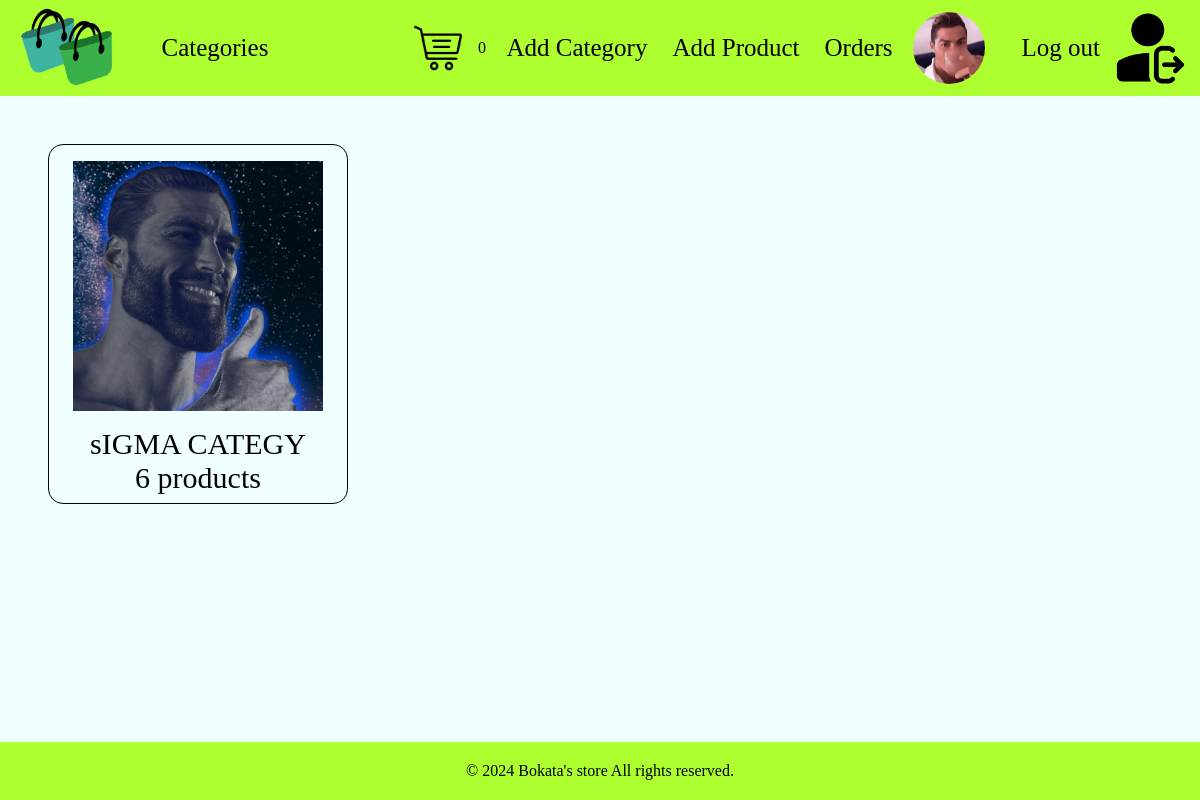
The app's page /category/list/ (signed in) with its own data.
### bokatas_store/accounts/models.py (models this page shows)
class BokataStoreUser(Timestamps, AbstractBaseUser, PermissionsMixin):
    email = models.EmailField(
        unique=True,
        null=False,
        blank=False,
    )
    phone_number = PhoneNumberField(
        region="BG",
        unique=True,
    )
    is_staff = models.BooleanField(
        _("staff status"),
        default=False,
        help_text=_("Designates whether the user can log into this admin site."),
    )
    is_active = models.BooleanField(
        _("active"),
        default=True,
        help_text=_(
            "Designates whether this user should be treated as active. "
            "Unselect this instead of deleting accounts."
        ),
    )
    objects = BokataStoreUserManager()
    USERNAME_FIELD = "email"
    REQUIRED_FIELDS = ["phone_number"]

### bokatas_store/shopping_cart/models.py (models this page shows)
class ShoppingCart(models.Model):
    products = models.ManyToManyField(
        Product,
    )
    user = models.OneToOneField(
        UserModel,
        on_delete=models.CASCADE,
        primary_key=True,
    )

### bokatas_store/profiles/models.py (models this page shows)
class UserProfile(UserField):
    class GenderChoices(models.TextChoices):
        MALE = "male"
        FEMALE = "female"
        OTHER = "other"
        PREFER_NOT_TO_SAY = "prefer not to say"
    FIRST_NAME_MAX_LENGTH = 50
    LAST_NAME_MAX_LENGTH = 50
    GENDER_MAX_LENGTH = 20
    first_name = models.CharField(
        max_length=FIRST_NAME_MAX_LENGTH,
        blank=True,
        null=True,
        validators=(
            RegexValidator(
                regex=r"^[a-zA-Z]+$",
                message="First name can contain only letters",
            ),
        )
    )
    last_name = models.CharField(
        max_length=LAST_NAME_MAX_LENGTH,
        blank=True,
        null=True,
        validators=(
            RegexValidator(
                regex=r"^[a-zA-Z]+$",
                message="Last name can contain only letters",
            ),
        )
    )
    gender = models.CharField(
        max_length=20,
        choices=GenderChoices,
        null=True,
        blank=True,
    )
    profile_picture = models.ImageField(
        upload_to="profile_pictures",
        default="profile_pictures/default_profile_picture.webp"
    )

### bokatas_store/categories/models.py (models this page shows, shortened)
class Category(SlugFieldMixin):
    NAME_MAX_LENGTH = 50
    NAME_MIN_LENGTH = 3
    name = models.CharField(
        max_length=NAME_MAX_LENGTH,
        unique=True,
        null=False,
        blank=False,
        validators=(
            MinLengthValidator(
                limit_value=NAME_MIN_LENGTH,
                message=f"{__name__} name must contain at latest {NAME_MIN_LENGTH}",
            ),
        ),
        error_messages={
            "unique": f"{__name__} with that name already exists",
            "max_length": f"{__name__} name must conatain max {NAME_MAX_LENGTH}",
        }
    )
    picture = models.ImageField(
        upload_to="category_pictures",
        null=False,
        blank=False,
    )

### bokatas_store/categories/views.py (the view)
# urls.py: path("list/", ListCategoryView.as_view(), name="list-category"),
class ListCategoryView(views.ListView):
    template_name = "categories/list.html"
    queryset = (Category.objects.prefetch_related("product_set")
                .annotate(product_count=Count("product"))
                .order_by("-product_count"))

### templates/categories/list.html
{% extends 'base.html' %}
{% load static %}
{% block styles %}
    <link rel="stylesheet" href="{% static 'css/category-cards.css' %}">
{% endblock %}
{% block content %}
    <div class="cards">
        {% for category in object_list %}
            <a class="card-link" href="{% url 'details-category' slug=category.slug %}">
                <div class="card">
                    <div class="card-img">
                        <img src="{{ MEDIA_URL }}{{ category.picture.url }}" alt="{{ category.name }}">
                    </div>
                    <div class="texts">
                        <p>{{ category.name }}</p>
                        <p>{{ category.product_set.count }}
                            {% if category.product_set.count == 1 %}
                                product
                            {% else %}
                                products
                            {% endif %}
                        </p>
                    </div>
                </div>
            </a>
        {% endfor %}
    </div>
{% endblock %}

### templates/base.html (shortened to what this page needs)
{% load static %}
<!DOCTYPE html>
<html lang="en">
<head>
    <link rel="stylesheet" href="{% static 'css/styles.css' %}">
    {% block styles %}
    {% endblock %}
</head>
<body>
<header class="site-header">
    <div class="left">
        <a href="{% url 'index' %}"><img class="site-icon" src="{% static 'images/site-icon.png' %}"
                                         alt="site icon"></a>
        <a class="text" href="{% url 'list-category' %}">Categories</a>
    </div>
    <div class="right">
        {% if not request.user.is_authenticated %}
            <a class="text" href="{% url 'login-user' %}">Sign in</a>
            <a class="text" href="{% url 'register-user' %}">Register</a>
        {% else %}
            <a href="{% url 'details-shopping-cart' %}"><img class="img" src="{% static 'images/shopping_cart.png' %}"
                                                             alt="shopping cart"></a>
            <p>{{ request.user.shoppingcart.products.count }}</p>
            {% if request.user.is_staff %}
                <a class="text" href="{% url 'create-category' %}">Add Category</a>
                <a class="text" href="{% url 'create-product' %}">Add Product</a>
            {% endif %}
            <a class="text" href="{% url 'list-orders' %}">Orders</a>
            <a href="{% url 'details-profile' pk=request.user.pk %}" class="profile-image"><img
                    src="{{ MEDIA_URL }}{{ request.user.userprofile.profile_picture.url }}" alt="user profile picture"></a>
            <a class="text" href="{% url 'logout-user' %}">Log out<img class="img"
                                                                       src="{% static 'images/logout.png' %}"
                                                                       alt="log out image"></a>
        {% endif %}
    </div>
</header>
{% block content %}
{% endblock %}
<footer class="site-footer">
    <p>&copy; 2024 Bokata's store All rights reserved.</p>
</footer>
</body>
</html>

### static/css/category-cards.css (style rules this page uses)
.cards { display: flex; margin: 3em; justify-content: normal; flex-wrap: wrap; gap: 1em; }
.card { align-items: center; width: 300px; height: 360px; display: flex; flex-direction: column; border: 1px solid black; border-radius: 15px; }
.card-img { margin: 1em; align-self: center; justify-content: center; display: flex; width: 250px; height: 250px; overflow: hidden; }
.card-img img { margin: 2em 0em; align-self: center; justify-self: center; display: inline-block; object-fit: contain; height: 100%; width: 100%; }
.card p { align-self: center; text-align: center; font-size: 30px; }
.card-link { text-decoration: none; color: black; }
.texts { align-self: center; justify-self: end; margin-top: auto; margin-bottom: 0.5em; }

### static/css/header.css (style rules this page uses)
header.site-header { display: flex; justify-content: space-between; align-items: center; width: 100%; height: 6em; background: greenyellow; }
header.site-header img.site-icon { height: 5.5em; }
header > div.left, header > div.right { display: flex; align-items: center; }
header.site-header > div.left > * { margin: 0 1em; }
header.site-header > div.right > * { margin: 0 0.5em; }
header.site-header > div > a.text { font-size: 25px; text-decoration: none; color: black; }
.img { height: 3em; padding-left: 0.5em; }
div.right > a { display: flex; align-items: center; }
.profile-image { background-color: greenyellow; border: 0 solid black; border-radius: 50%; padding-right: 1em; align-self: center; justify-self: center; }
.profile-image > img { width: 4.5em; height: 4.5em; border-radius: 50%; }

### static/css/footer.css (style rules this page uses)
footer.site-footer { align-self: center; margin-top: auto; background-color: greenyellow; width: 100%; }
footer.site-footer > p { padding: 20px; text-align: center; }

### records on screen
BokataStoreUser: user.shoppingcart.products.count "0", user.userprofile.profile_picture (picture)
Category: picture (picture), name "sIGMA CATEGY", product_set.count "6", shows "products"
